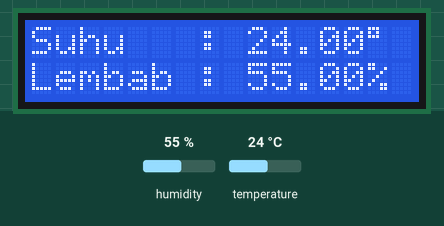
This sketch was run on a simulated Arduino Uno, built with avr-gcc and run on an emulated ATmega328P. On the bench: 16×2 character LCD. Inputs (shaded band) come from the test bench; at power-on: humidity 55 %, temperature 24 °C.

Above: at 1.2 s.
1.3 s: humidity set to 22 %
At 6.6 s:
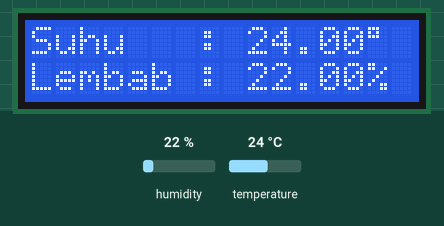
7.3 s: temperature set to 12 °C
At 11.2 s:
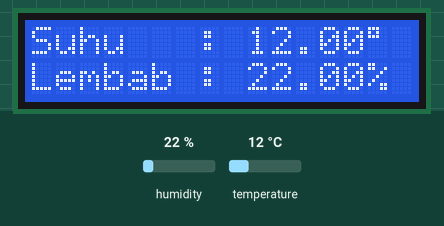
13.3 s: humidity set to 40 %
At 15.9 s:
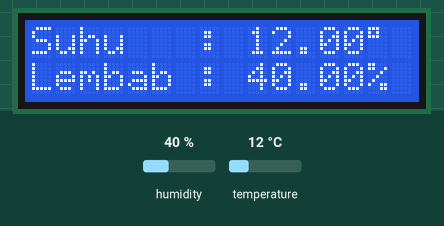
19.3 s: temperature set to 19 °C
At 21.8 s:
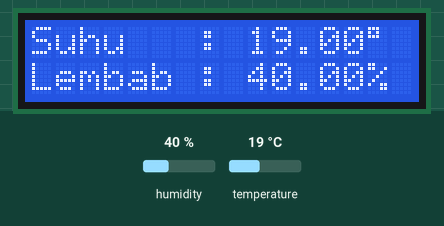
Timing chart, 0 to 23.3 s (numbered marks = the images above; inputs shaded):
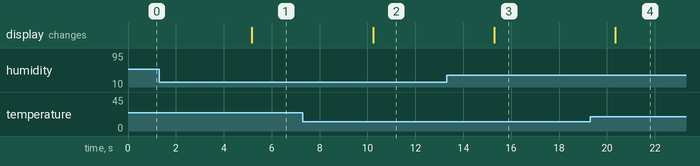

Measured:
- after the input at 1.3 s, the display: changes after 3.9 s (image 1)
- after the input at 7.3 s, the display: changes after 2.9 s (image 2)
- after the input at 13.3 s, the display: changes after 2.0 s (image 3)
- after the input at 19.3 s, the display: changes after 1.0 s (image 4)

The sketch:

PENETAS_TELUR_FINAL.ino
```cpp
/* Note SDA = A4 SCL = A5 , OUT = 3" */
#include <Wire.h>
#include <LiquidCrystal_I2C.h>
#include "DHT.h"

#define DHTPIN A2
#define DHTTYPE DHT11
#define r1 A3
#define r2 A1

LiquidCrystal_I2C lcd(0x27, 16, 2);
DHT dht(DHTPIN, DHTTYPE);

void setup() {

  Serial.begin(9600);
  lcd.begin();
  dht.begin();

  pinMode(r1, OUTPUT); // Stepper
  pinMode(r2, OUTPUT); // Fan DC

  digitalWrite(r1, LOW); // Stepper Motor Menyala terlebih dahulu
  digitalWrite(r2, HIGH); // Fan DC Mati terlebih dahulu
}

void loop()
{
  lcd.clear();
  float h = dht.readHumidity();
  float t = dht.readTemperature();

  lcd.setCursor(0,0);
  lcd.print("Suhu   : ");
  lcd.print(t);
  lcd.print((char)223);

  lcd.setCursor(0,1);
  lcd.print("Lembab : ");
  lcd.print(h);
  lcd.print("%");
  delay(5000);

  if(t >= 38){ // Jika suhu lebih dari 38 maka Fan DC menyala
    digitalWrite(r2, LOW);
  }

  else if(t <= 35){ // Jika suhu kurang dari 35 maka Fan DC mati
    digitalWrite(r2, HIGH);
  }
}
```
